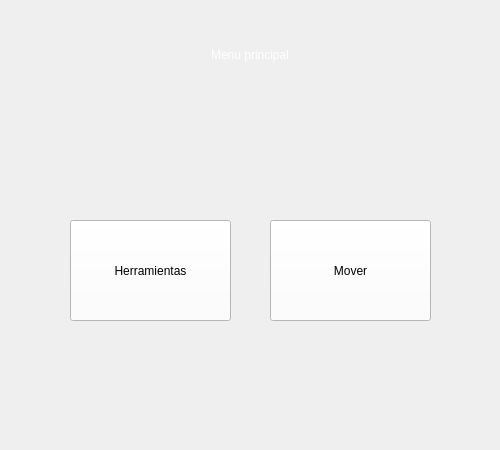
<?xml version="1.0" encoding="UTF-8"?>
<ui version="4.0">
 <class>Dialog</class>
 <widget class="QDialog" name="Dialog">
  <property name="geometry">
   <rect>
    <x>0</x>
    <y>0</y>
    <width>500</width>
    <height>450</height>
   </rect>
  </property>
  <property name="windowTitle">
   <string>Dialog</string>
  </property>
  <widget class="QStackedWidget" name="stackedWidget">
   <property name="geometry">
    <rect>
     <x>0</x>
     <y>0</y>
     <width>500</width>
     <height>450</height>
    </rect>
   </property>
   <property name="styleSheet">
    <string notr="true"/>
   </property>
   <property name="currentIndex">
    <number>1</number>
   </property>
   <widget class="QWidget" name="page_4">
    <widget class="QLabel" name="fondo_1">
     <property name="geometry">
      <rect>
       <x>0</x>
       <y>0</y>
       <width>500</width>
       <height>450</height>
      </rect>
     </property>
     <property name="text">
      <string/>
     </property>
     <property name="pixmap">
      <pixmap>fondos/1234.png</pixmap>
     </property>
     <property name="scaledContents">
      <bool>true</bool>
     </property>
    </widget>
    <widget class="QFrame" name="frame">
     <property name="geometry">
      <rect>
       <x>80</x>
       <y>90</y>
       <width>341</width>
       <height>251</height>
      </rect>
     </property>
     <property name="styleSheet">
      <string notr="true">background-color: rgb(255, 255, 255);</string>
     </property>
     <property name="frameShape">
      <enum>QFrame::Box</enum>
     </property>
     <property name="frameShadow">
      <enum>QFrame::Plain</enum>
     </property>
     <property name="lineWidth">
      <number>2</number>
     </property>
     <widget class="QLabel" name="la_usuario">
      <property name="geometry">
       <rect>
        <x>20</x>
        <y>90</y>
        <width>81</width>
        <height>31</height>
       </rect>
      </property>
      <property name="styleSheet">
       <string notr="true">font: 75 14pt &quot;Verdana&quot;;</string>
      </property>
      <property name="text">
       <string>Usuario</string>
      </property>
     </widget>
     <widget class="QLabel" name="la_contrasena">
      <property name="geometry">
       <rect>
        <x>20</x>
        <y>150</y>
        <width>111</width>
        <height>41</height>
       </rect>
      </property>
      <property name="styleSheet">
       <string notr="true">font: 75 14pt &quot;Verdana&quot;;</string>
      </property>
      <property name="text">
       <string>Contraseña</string>
      </property>
     </widget>
     <widget class="QLineEdit" name="usuario">
      <property name="geometry">
       <rect>
        <x>170</x>
        <y>90</y>
        <width>151</width>
        <height>31</height>
       </rect>
      </property>
      <property name="text">
       <string/>
      </property>
      <property name="echoMode">
       <enum>QLineEdit::Normal</enum>
      </property>
     </widget>
     <widget class="QLineEdit" name="contrasena">
      <property name="geometry">
       <rect>
        <x>170</x>
        <y>150</y>
        <width>151</width>
        <height>31</height>
       </rect>
      </property>
      <property name="text">
       <string/>
      </property>
      <property name="echoMode">
       <enum>QLineEdit::Password</enum>
      </property>
     </widget>
     <widget class="QPushButton" name="entrar">
      <property name="geometry">
       <rect>
        <x>200</x>
        <y>200</y>
        <width>121</width>
        <height>31</height>
       </rect>
      </property>
      <property name="styleSheet">
       <string notr="true">background-color: qlineargradient(spread:pad, x1:0, y1:0, x2:1, y2:0, stop:0.141243 rgba(18, 102, 139, 255), stop:1 rgba(255, 255, 255, 255));</string>
      </property>
      <property name="text">
       <string>Acceder</string>
      </property>
     </widget>
     <widget class="QLabel" name="la_titulo">
      <property name="geometry">
       <rect>
        <x>130</x>
        <y>20</y>
        <width>71</width>
        <height>51</height>
       </rect>
      </property>
      <property name="styleSheet">
       <string notr="true">font: 75 italic 28pt &quot;Artifakt Element&quot;;</string>
      </property>
      <property name="text">
       <string>RoC</string>
      </property>
     </widget>
    </widget>
   </widget>
   <widget class="QWidget" name="page">
    <widget class="QLabel" name="titulo_p2">
     <property name="geometry">
      <rect>
       <x>125</x>
       <y>20</y>
       <width>250</width>
       <height>71</height>
      </rect>
     </property>
     <property name="styleSheet">
      <string notr="true">font: 75 italic 28pt &quot;Artifakt Element&quot;;</string>
     </property>
     <property name="text">
      <string>&lt;html&gt;&lt;head/&gt;&lt;body&gt;&lt;p align=&quot;center&quot;&gt;&lt;span style=&quot; color:#ffffff;&quot;&gt;Menu principal&lt;/span&gt;&lt;/p&gt;&lt;/body&gt;&lt;/html&gt;</string>
     </property>
    </widget>
    <widget class="QPushButton" name="mover_r">
     <property name="geometry">
      <rect>
       <x>270</x>
       <y>220</y>
       <width>161</width>
       <height>101</height>
      </rect>
     </property>
     <property name="styleSheet">
      <string notr="true">background-color: rgb(255, 255, 255);</string>
     </property>
     <property name="text">
      <string>Mover</string>
     </property>
    </widget>
    <widget class="QPushButton" name="herramienta">
     <property name="geometry">
      <rect>
       <x>70</x>
       <y>220</y>
       <width>161</width>
       <height>101</height>
      </rect>
     </property>
     <property name="styleSheet">
      <string notr="true">background-color: rgb(255, 255, 255);</string>
     </property>
     <property name="text">
      <string>Herramientas</string>
     </property>
    </widget>
    <widget class="QLabel" name="fondo_2">
     <property name="geometry">
      <rect>
       <x>0</x>
       <y>0</y>
       <width>500</width>
       <height>450</height>
      </rect>
     </property>
     <property name="text">
      <string/>
     </property>
     <property name="pixmap">
      <pixmap>fondos/123.jpg</pixmap>
     </property>
     <property name="scaledContents">
      <bool>true</bool>
     </property>
    </widget>
    <zorder>fondo_2</zorder>
    <zorder>titulo_p2</zorder>
    <zorder>mover_r</zorder>
    <zorder>herramienta</zorder>
   </widget>
   <widget class="QWidget" name="page_2">
    <widget class="QLabel" name="titulo_p3">
     <property name="geometry">
      <rect>
       <x>100</x>
       <y>0</y>
       <width>311</width>
       <height>61</height>
      </rect>
     </property>
     <property name="font">
      <font>
       <family>Consolas</family>
       <pointsize>16</pointsize>
       <weight>75</weight>
       <bold>true</bold>
      </font>
     </property>
     <property name="styleSheet">
      <string notr="true">
</string>
     </property>
     <property name="text">
      <string>&lt;html&gt;&lt;head/&gt;&lt;body&gt;&lt;p align=&quot;center&quot;&gt;&lt;span style=&quot; color:#ffffff;&quot;&gt;Configurar de movimiento &lt;/span&gt;&lt;/p&gt;&lt;/body&gt;&lt;/html&gt;</string>
     </property>
    </widget>
    <widget class="QRadioButton" name="nodo_E">
     <property name="geometry">
      <rect>
       <x>200</x>
       <y>110</y>
       <width>100</width>
       <height>40</height>
      </rect>
     </property>
     <property name="font">
      <font>
       <family>Consolas</family>
       <pointsize>10</pointsize>
      </font>
     </property>
     <property name="styleSheet">
      <string notr="true">background-color: rgb(255, 255, 255,220);</string>
     </property>
     <property name="text">
      <string>E</string>
     </property>
    </widget>
    <widget class="QRadioButton" name="nodo_G">
     <property name="geometry">
      <rect>
       <x>200</x>
       <y>160</y>
       <width>100</width>
       <height>40</height>
      </rect>
     </property>
     <property name="font">
      <font>
       <family>Consolas</family>
       <pointsize>10</pointsize>
      </font>
     </property>
     <property name="styleSheet">
      <string notr="true">background-color: rgb(255, 255, 255,220);</string>
     </property>
     <property name="text">
      <string>G</string>
     </property>
    </widget>
    <widget class="QRadioButton" name="nodo_B">
     <property name="geometry">
      <rect>
       <x>200</x>
       <y>60</y>
       <width>100</width>
       <height>40</height>
      </rect>
     </property>
     <property name="font">
      <font>
       <family>Consolas</family>
       <pointsize>10</pointsize>
      </font>
     </property>
     <property name="styleSheet">
      <string notr="true">background-color: rgb(255, 255, 255,220);
</string>
     </property>
     <property name="text">
      <string>B</string>
     </property>
    </widget>
    <widget class="QRadioButton" name="nodo_H">
     <property name="geometry">
      <rect>
       <x>60</x>
       <y>160</y>
       <width>100</width>
       <height>40</height>
      </rect>
     </property>
     <property name="font">
      <font>
       <family>Consolas</family>
       <pointsize>10</pointsize>
      </font>
     </property>
     <property name="styleSheet">
      <string notr="true">background-color: rgb(255, 255, 255,220);</string>
     </property>
     <property name="text">
      <string>H</string>
     </property>
    </widget>
    <widget class="QRadioButton" name="nodo_C">
     <property name="geometry">
      <rect>
       <x>330</x>
       <y>60</y>
       <width>100</width>
       <height>40</height>
      </rect>
     </property>
     <property name="font">
      <font>
       <family>Consolas</family>
       <pointsize>10</pointsize>
      </font>
     </property>
     <property name="styleSheet">
      <string notr="true">background-color: rgb(255, 255, 255,220);</string>
     </property>
     <property name="text">
      <string>C</string>
     </property>
    </widget>
    <widget class="QRadioButton" name="nodo_D">
     <property name="geometry">
      <rect>
       <x>60</x>
       <y>110</y>
       <width>100</width>
       <height>40</height>
      </rect>
     </property>
     <property name="font">
      <font>
       <family>Consolas</family>
       <pointsize>10</pointsize>
      </font>
     </property>
     <property name="styleSheet">
      <string notr="true">background-color: rgb(255, 255, 255,220);</string>
     </property>
     <property name="text">
      <string>D</string>
     </property>
    </widget>
    <widget class="QRadioButton" name="nodo_F">
     <property name="geometry">
      <rect>
       <x>330</x>
       <y>110</y>
       <width>100</width>
       <height>40</height>
      </rect>
     </property>
     <property name="font">
      <font>
       <family>Consolas</family>
       <pointsize>10</pointsize>
      </font>
     </property>
     <property name="styleSheet">
      <string notr="true">background-color: rgb(255, 255, 255,220);</string>
     </property>
     <property name="text">
      <string>F</string>
     </property>
    </widget>
    <widget class="QRadioButton" name="nodo_I">
     <property name="geometry">
      <rect>
       <x>330</x>
       <y>160</y>
       <width>100</width>
       <height>40</height>
      </rect>
     </property>
     <property name="font">
      <font>
       <family>Consolas</family>
       <pointsize>10</pointsize>
      </font>
     </property>
     <property name="styleSheet">
      <string notr="true">background-color: rgb(255, 255, 255,220);
</string>
     </property>
     <property name="text">
      <string>I</string>
     </property>
    </widget>
    <widget class="QRadioButton" name="nodo_A">
     <property name="geometry">
      <rect>
       <x>60</x>
       <y>60</y>
       <width>100</width>
       <height>40</height>
      </rect>
     </property>
     <property name="font">
      <font>
       <family>Consolas</family>
       <pointsize>10</pointsize>
      </font>
     </property>
     <property name="styleSheet">
      <string notr="true">background-color: rgb(255, 255, 255,220);</string>
     </property>
     <property name="text">
      <string>A</string>
     </property>
    </widget>
    <widget class="QPushButton" name="boton_inicio">
     <property name="geometry">
      <rect>
       <x>60</x>
       <y>250</y>
       <width>91</width>
       <height>41</height>
      </rect>
     </property>
     <property name="autoFillBackground">
      <bool>false</bool>
     </property>
     <property name="styleSheet">
      <string notr="true">border-color: rgb(0, 0, 0);
background-color: rgb(255, 255, 0);
font: 9pt &quot;Consolas&quot;;</string>
     </property>
     <property name="text">
      <string>Inicio</string>
     </property>
    </widget>
    <widget class="QPushButton" name="boton_fin">
     <property name="geometry">
      <rect>
       <x>60</x>
       <y>300</y>
       <width>91</width>
       <height>41</height>
      </rect>
     </property>
     <property name="styleSheet">
      <string notr="true">border-color: rgb(0, 0, 0);
background-color: rgb(255, 255, 0);
font: 9pt &quot;Consolas&quot;;</string>
     </property>
     <property name="text">
      <string>Fin </string>
     </property>
    </widget>
    <widget class="QLineEdit" name="opc_inicio">
     <property name="geometry">
      <rect>
       <x>160</x>
       <y>260</y>
       <width>113</width>
       <height>20</height>
      </rect>
     </property>
     <property name="styleSheet">
      <string notr="true">border-color: rgb(0, 0, 0);
background-color: rgb(255, 255, 255);</string>
     </property>
    </widget>
    <widget class="QLineEdit" name="opc_fin">
     <property name="geometry">
      <rect>
       <x>160</x>
       <y>310</y>
       <width>113</width>
       <height>20</height>
      </rect>
     </property>
     <property name="styleSheet">
      <string notr="true">border-color: rgb(0, 0, 0);
background-color: rgb(255, 255, 255);</string>
     </property>
    </widget>
    <widget class="QPushButton" name="btn_clear">
     <property name="geometry">
      <rect>
       <x>330</x>
       <y>290</y>
       <width>131</width>
       <height>51</height>
      </rect>
     </property>
     <property name="font">
      <font>
       <family>Consolas</family>
       <pointsize>10</pointsize>
       <weight>75</weight>
       <bold>true</bold>
       <strikeout>false</strikeout>
      </font>
     </property>
     <property name="styleSheet">
      <string notr="true">
background-color: qlineargradient(spread:pad, x1:0, y1:0, x2:1, y2:0, stop:0 rgba(9, 41, 4, 255), stop:0.085 rgba(2, 79, 0, 255), stop:0.19 rgba(50, 147, 22, 255), stop:0.275 rgba(236, 191, 49, 255), stop:0.39 rgba(243, 61, 34, 255), stop:0.555 rgba(135, 81, 60, 255), stop:0.667 rgba(121, 75, 255, 255), stop:0.825 rgba(164, 255, 244, 255), stop:0.885 rgba(104, 222, 71, 255), stop:1 rgba(93, 128, 0, 255));</string>
     </property>
     <property name="text">
      <string>Limpiar</string>
     </property>
    </widget>
    <widget class="QPushButton" name="confirmar_n">
     <property name="geometry">
      <rect>
       <x>330</x>
       <y>370</y>
       <width>121</width>
       <height>51</height>
      </rect>
     </property>
     <property name="styleSheet">
      <string notr="true">background-color: rgb(0, 255, 0);
font: 75 italic 10pt &quot;Consolas&quot;;
</string>
     </property>
     <property name="text">
      <string>Iniciar viaje</string>
     </property>
    </widget>
    <widget class="QPushButton" name="mostrar_grafico">
     <property name="geometry">
      <rect>
       <x>60</x>
       <y>370</y>
       <width>111</width>
       <height>51</height>
      </rect>
     </property>
     <property name="styleSheet">
      <string notr="true">border-color: rgb(0, 0, 0);
background-color: rgb(87, 86, 86);
font: 9pt &quot;Consolas&quot;;</string>
     </property>
     <property name="text">
      <string>Mostrar grafico </string>
     </property>
    </widget>
    <widget class="QPushButton" name="back">
     <property name="geometry">
      <rect>
       <x>190</x>
       <y>370</y>
       <width>111</width>
       <height>51</height>
      </rect>
     </property>
     <property name="styleSheet">
      <string notr="true">background-color: rgb(170, 170, 255);
font: 10pt &quot;Consolas&quot;;</string>
     </property>
     <property name="text">
      <string>Volver</string>
     </property>
    </widget>
    <widget class="QLabel" name="fondo_3">
     <property name="geometry">
      <rect>
       <x>0</x>
       <y>0</y>
       <width>500</width>
       <height>450</height>
      </rect>
     </property>
     <property name="text">
      <string/>
     </property>
     <property name="pixmap">
      <pixmap>fondos/1234.jpg</pixmap>
     </property>
     <property name="scaledContents">
      <bool>true</bool>
     </property>
    </widget>
    <zorder>fondo_3</zorder>
    <zorder>titulo_p3</zorder>
    <zorder>nodo_E</zorder>
    <zorder>nodo_G</zorder>
    <zorder>nodo_B</zorder>
    <zorder>nodo_H</zorder>
    <zorder>nodo_C</zorder>
    <zorder>nodo_D</zorder>
    <zorder>nodo_F</zorder>
    <zorder>nodo_I</zorder>
    <zorder>nodo_A</zorder>
    <zorder>boton_inicio</zorder>
    <zorder>boton_fin</zorder>
    <zorder>opc_inicio</zorder>
    <zorder>opc_fin</zorder>
    <zorder>btn_clear</zorder>
    <zorder>confirmar_n</zorder>
    <zorder>mostrar_grafico</zorder>
    <zorder>back</zorder>
   </widget>
   <widget class="QWidget" name="page_3">
    <widget class="QLabel" name="titulo_p4">
     <property name="geometry">
      <rect>
       <x>120</x>
       <y>0</y>
       <width>241</width>
       <height>41</height>
      </rect>
     </property>
     <property name="font">
      <font>
       <family>MS Shell Dlg 2</family>
       <pointsize>24</pointsize>
       <weight>50</weight>
       <italic>false</italic>
       <bold>false</bold>
      </font>
     </property>
     <property name="styleSheet">
      <string notr="true">font: 24pt &quot;MS Shell Dlg 2&quot;;</string>
     </property>
     <property name="text">
      <string>&lt;html&gt;&lt;head/&gt;&lt;body&gt;&lt;p align=&quot;center&quot;&gt;&lt;span style=&quot; color:#ffffff;&quot;&gt;Viaje en curso&lt;/span&gt;&lt;/p&gt;&lt;/body&gt;&lt;/html&gt;</string>
     </property>
     <property name="alignment">
      <set>Qt::AlignCenter</set>
     </property>
    </widget>
    <widget class="QPushButton" name="irconfimov">
     <property name="geometry">
      <rect>
       <x>140</x>
       <y>330</y>
       <width>181</width>
       <height>51</height>
      </rect>
     </property>
     <property name="styleSheet">
      <string notr="true">background-color: rgb(255, 85, 0);
font: 75 10pt &quot;Consolas&quot;;</string>
     </property>
     <property name="text">
      <string>Configurar  movimiento</string>
     </property>
    </widget>
    <widget class="QTextBrowser" name="textBrowser">
     <property name="geometry">
      <rect>
       <x>20</x>
       <y>250</y>
       <width>271</width>
       <height>61</height>
      </rect>
     </property>
     <property name="styleSheet">
      <string notr="true">background-color: rgb(255, 255, 255);</string>
     </property>
    </widget>
    <widget class="QPushButton" name="show">
     <property name="geometry">
      <rect>
       <x>20</x>
       <y>330</y>
       <width>111</width>
       <height>51</height>
      </rect>
     </property>
     <property name="styleSheet">
      <string notr="true">background-color: rgb(255, 255, 127);
font: 75 10pt &quot;Consolas&quot;;</string>
     </property>
     <property name="text">
      <string>show</string>
     </property>
    </widget>
    <widget class="QLabel" name="imagen">
     <property name="geometry">
      <rect>
       <x>90</x>
       <y>40</y>
       <width>300</width>
       <height>200</height>
      </rect>
     </property>
     <property name="frameShape">
      <enum>QFrame::Box</enum>
     </property>
     <property name="text">
      <string/>
     </property>
    </widget>
    <widget class="QProgressBar" name="progresaBar">
     <property name="geometry">
      <rect>
       <x>320</x>
       <y>250</y>
       <width>118</width>
       <height>23</height>
      </rect>
     </property>
     <property name="value">
      <number>24</number>
     </property>
    </widget>
    <widget class="QLabel" name="fondo_4">
     <property name="geometry">
      <rect>
       <x>0</x>
       <y>0</y>
       <width>500</width>
       <height>450</height>
      </rect>
     </property>
     <property name="text">
      <string/>
     </property>
     <property name="pixmap">
      <pixmap>fondos/cmatrix.png</pixmap>
     </property>
     <property name="scaledContents">
      <bool>true</bool>
     </property>
    </widget>
    <zorder>fondo_4</zorder>
    <zorder>titulo_p4</zorder>
    <zorder>irconfimov</zorder>
    <zorder>show</zorder>
    <zorder>progresaBar</zorder>
    <zorder>imagen</zorder>
    <zorder>textBrowser</zorder>
   </widget>
  </widget>
 </widget>
 <resources/>
 <connections/>
</ui>
